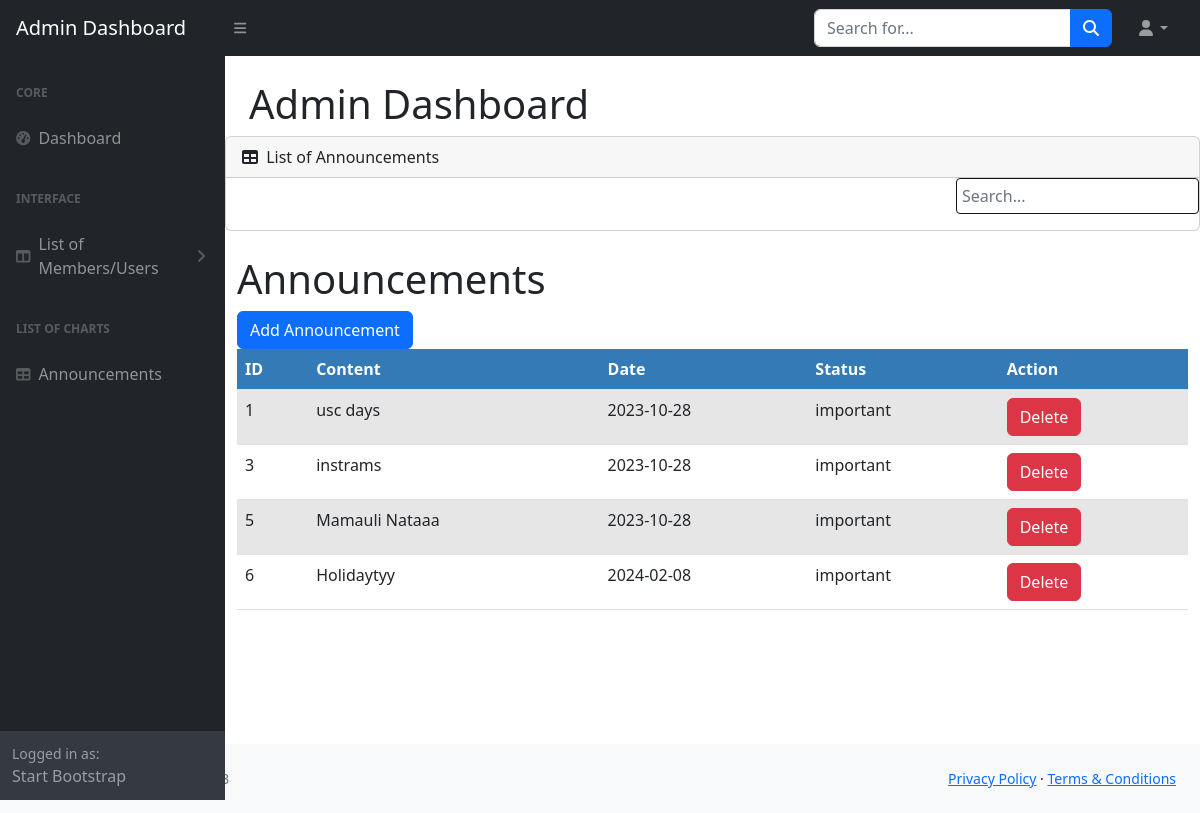
The page /Admin/announcement.php on the database its author committed.
### tables this page shows
CREATE TABLE `announcements` (
  `announcementID` int(11) NOT NULL,
  `announcementContent` text DEFAULT NULL,
  `announcementDate` date DEFAULT NULL,
  `announcementStatus` enum('important','not_important') DEFAULT NULL
);

### public/Admin/announcement.php (the view, shortened to what this page needs)
<!DOCTYPE html>
<html lang="en">
<head>
    <link href="https://cdn.jsdelivr.net/npm/simple-datatables@7.1.2/dist/style.min.css" rel="stylesheet" />
    <link href="css/styles.css" rel="stylesheet" />
    <link rel="stylesheet" type="text/css" href="https://cdn.datatables.net/1.11.5/css/jquery.dataTables.min.css">
    <link href="https://cdn.datatables.net/1.11.5/css/jquery.dataTables.min.css" rel="stylesheet">
</head>
<body class="sb-nav-fixed">
    <nav class="sb-topnav navbar navbar-expand navbar-dark bg-dark">
        <a class="navbar-brand ps-3" href="admindash.html">Admin Dashboard</a>
        <button class="btn btn-link btn-sm order-1 order-lg-0 me-4 me-lg-0" id="sidebarToggle" href="#!"><i
                class="fas fa-bars"></i></button>
        <form class="d-none d-md-inline-block form-inline ms-auto me-0 me-md-3 my-2 my-md-0">
            <div class="input-group">
                <input class="form-control" type="text" placeholder="Search for..." aria-label="Search for..."
                    aria-describedby="btnNavbarSearch" />
                <button class="btn btn-primary" id="btnNavbarSearch" type="button"><i
                        class="fas fa-search"></i></button>
            </div>
        </form>
        <ul class="navbar-nav ms-auto ms-md-0 me-3 me-lg-4">
            <li class="nav-item dropdown">
                <a class="nav-link dropdown-toggle" id="navbarDropdown" href="#" role="button" data-bs-toggle="dropdown"
                    aria-expanded="false"><i class="fas fa-user fa-fw"></i></a>
            </li>
        </ul>
    </nav>
    <div id="layoutSidenav">
        <div id="layoutSidenav_nav">
            <nav class="sb-sidenav accordion sb-sidenav-dark" id="sidenavAccordion">
                <div class="sb-sidenav-menu">
                    <div class="nav">
                        <div class="sb-sidenav-menu-heading">Core</div>
                        <a class="nav-link" href="admindash.php">
                            <div class="sb-nav-link-icon"><i class="fas fa-tachometer-alt"></i></div>
                            Dashboard
                        </a>
                        <div class="sb-sidenav-menu-heading">Interface</div>
                        <a class="nav-link collapsed" href="members.php" data-bs-toggle="collapse"
                            data-bs-target="#collapseLayouts" aria-expanded="false" aria-controls="collapseLayouts">
                            <div class="sb-nav-link-icon"><i class="fas fa-columns"></i></div>
                            List of Members/Users
                            <div class="sb-sidenav-collapse-arrow"><i class="fas fa-angle-down"></i></div>
                        </a>
                        <div class="sb-sidenav-menu-heading">List of Charts</div>
                        <a class="nav-link" href="#">
                            <div class="sb-nav-link-icon"><i class="fas fa-table"></i></div>
                           Announcements
                        </a>
                    </div>
                </div>
                <div class="sb-sidenav-footer">
                    <div class="small">Logged in as:</div>
                    Start Bootstrap
                </div>
            </nav>
        </div>
        <div id="layoutSidenav_content">
            <main>
                <div class="container-fluid px-4">
                    <h1 class="mt-4">Admin Dashboard</h1>
                </div>
                <div class="card mb-4">
                    <div class="card-header">
                        <i class="fas fa-table me-1"></i>
                        List of Announcements
                    </div>
                    <div class="datatable-top">
                        <div class="datatable-search">
                            <label>
                                <input id="tableSearch" class="datatable-input" type="search" placeholder="Search..." aria-controls="userTable">
                            </label>
                        </div>
                    </div>
                    </div>
                    <div class="card-body">
                    <div class="container">
    <h1>Announcements</h1>
    <button type="button" class="btn btn-primary" data-bs-toggle="modal" data-bs-target="#addAnnouncementModal">
        Add Announcement
    </button>
    <table class="table table-striped">
        <thead>
            <tr>
                <th>ID</th>
                <th>Content</th>
                <th>Date</th>
                <th>Status</th>
                <th>Action</th>
            </tr>
        </thead>
        <tbody>
            <?php
            $conn = new mysqli('localhost', 'root', '', 'sd_208');
            $sql = "SELECT * FROM announcements";
            $result = $conn->query($sql);
            if ($result->num_rows > 0) {
                while ($row = $result->fetch_assoc()) {
                    echo "<tr>";
                    echo "<td>" . $row["announcementID"] . "</td>";
                    echo "<td>" . $row["announcementContent"] . "</td>";
                    echo "<td>" . $row["announcementDate"] . "</td>";
                    echo "<td>" . $row["announcementStatus"] . "</td>";
                    echo '<td><button class="btn btn-danger delete-button" data-announcement-id="' . $row["announcementID"] . '">Delete</button></td>';
                    echo "</tr>";
                }
            } else {
                echo "<tr><td colspan='4'>No announcements found.</td></tr>";
            }
            ?>
        </tbody>
    </table>
</div>
                    </div>
                </div>
        </div>
        <footer class="py-4 bg-light mt-auto">
            <div class="container-fluid px-4">
                <div class="d-flex align-items-center justify-content-between small">
                    <div class="text-muted">Copyright &copy; Your Website 2023</div>
                    <div>
                        <a href="#">Privacy Policy</a>
                        &middot;
                        <a href="#">Terms &amp; Conditions</a>
                    </div>
                </div>
            </div>
        </footer>
</body>
</html>

### public/Admin/announcement.php (style rules this page uses)
.datatable-input { border: 1px solid rgb(22, 20, 20); border-radius: 4px; padding: 5px; }
.table-striped tbody tr:nth-child(odd) { background-color: #f2f2f2; }
.table thead th { background-color: #337ab7; color: #fff; font-weight: bold; }

### rows shown on the page
announcements: announcementID "1", announcementContent "usc days", announcementDate "2023-10-28", announcementStatus "important"
announcements: announcementID "3", announcementContent "instrams", announcementDate "2023-10-28", announcementStatus "important"
announcements: announcementID "5", announcementContent "Mamauli Nataaa", announcementDate "2023-10-28", announcementStatus "important"
announcements: announcementID "6", announcementContent "Holidaytyy", announcementDate "2024-02-08", announcementStatus "important"
